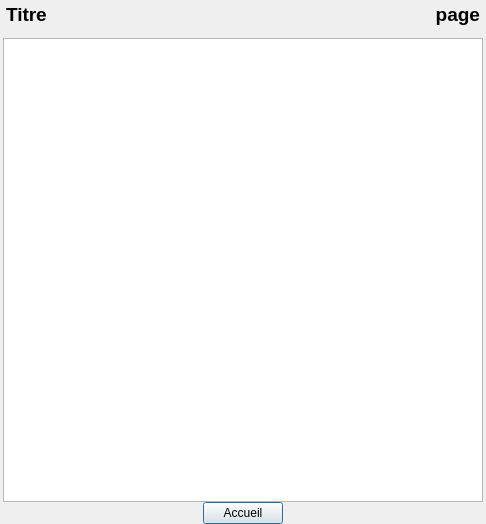
<?xml version="1.0" encoding="UTF-8"?>
<ui version="4.0">
 <class>DialogHelp</class>
 <widget class="QDialog" name="DialogHelp">
  <property name="geometry">
   <rect>
    <x>0</x>
    <y>0</y>
    <width>486</width>
    <height>524</height>
   </rect>
  </property>
  <property name="minimumSize">
   <size>
    <width>486</width>
    <height>0</height>
   </size>
  </property>
  <property name="windowTitle">
   <string>Aide</string>
  </property>
  <property name="windowIcon">
   <iconset resource="../ressources.qrc">
    <normaloff>:/icones/icon</normaloff>:/icones/icon</iconset>
  </property>
  <property name="modal">
   <bool>false</bool>
  </property>
  <layout class="QVBoxLayout" name="verticalLayout">
   <property name="spacing">
    <number>0</number>
   </property>
   <property name="leftMargin">
    <number>3</number>
   </property>
   <property name="topMargin">
    <number>3</number>
   </property>
   <property name="rightMargin">
    <number>3</number>
   </property>
   <property name="bottomMargin">
    <number>0</number>
   </property>
   <item>
    <layout class="QHBoxLayout" name="horizontalLayout_2">
     <property name="leftMargin">
      <number>3</number>
     </property>
     <property name="rightMargin">
      <number>3</number>
     </property>
     <property name="bottomMargin">
      <number>12</number>
     </property>
     <item>
      <widget class="QLabel" name="labelTitre">
       <property name="font">
        <font>
         <pointsize>14</pointsize>
         <weight>75</weight>
         <bold>true</bold>
        </font>
       </property>
       <property name="text">
        <string>Titre</string>
       </property>
       <property name="alignment">
        <set>Qt::AlignLeading|Qt::AlignLeft|Qt::AlignVCenter</set>
       </property>
      </widget>
     </item>
     <item>
      <widget class="QLabel" name="labelPage">
       <property name="font">
        <font>
         <pointsize>14</pointsize>
         <weight>75</weight>
         <bold>true</bold>
        </font>
       </property>
       <property name="text">
        <string>page</string>
       </property>
       <property name="alignment">
        <set>Qt::AlignRight|Qt::AlignTrailing|Qt::AlignVCenter</set>
       </property>
      </widget>
     </item>
    </layout>
   </item>
   <item>
    <widget class="QTextBrowser" name="textBrowser">
     <property name="font">
      <font>
       <pointsize>10</pointsize>
      </font>
     </property>
     <property name="acceptDrops">
      <bool>false</bool>
     </property>
     <property name="frameShape">
      <enum>QFrame::StyledPanel</enum>
     </property>
    </widget>
   </item>
   <item>
    <layout class="QHBoxLayout" name="horizontalLayout">
     <property name="spacing">
      <number>3</number>
     </property>
     <item>
      <widget class="QPushButton" name="pushPrevious">
       <property name="focusPolicy">
        <enum>Qt::NoFocus</enum>
       </property>
       <property name="text">
        <string/>
       </property>
       <property name="icon">
        <iconset resource="../ressources.qrc">
         <normaloff>:/icones/arrow_left</normaloff>:/icones/arrow_left</iconset>
       </property>
       <property name="flat">
        <bool>true</bool>
       </property>
      </widget>
     </item>
     <item>
      <spacer name="horizontalSpacer">
       <property name="orientation">
        <enum>Qt::Horizontal</enum>
       </property>
       <property name="sizeHint" stdset="0">
        <size>
         <width>40</width>
         <height>20</height>
        </size>
       </property>
      </spacer>
     </item>
     <item>
      <widget class="QPushButton" name="pushHome">
       <property name="text">
        <string>Accueil</string>
       </property>
      </widget>
     </item>
     <item>
      <spacer name="horizontalSpacer_2">
       <property name="orientation">
        <enum>Qt::Horizontal</enum>
       </property>
       <property name="sizeHint" stdset="0">
        <size>
         <width>40</width>
         <height>20</height>
        </size>
       </property>
      </spacer>
     </item>
     <item>
      <widget class="QPushButton" name="pushNext">
       <property name="focusPolicy">
        <enum>Qt::NoFocus</enum>
       </property>
       <property name="text">
        <string/>
       </property>
       <property name="icon">
        <iconset resource="../ressources.qrc">
         <normaloff>:/icones/arrow_right</normaloff>:/icones/arrow_right</iconset>
       </property>
       <property name="flat">
        <bool>true</bool>
       </property>
      </widget>
     </item>
    </layout>
   </item>
  </layout>
 </widget>
 <resources>
  <include location="../ressources.qrc"/>
 </resources>
 <connections/>
</ui>
